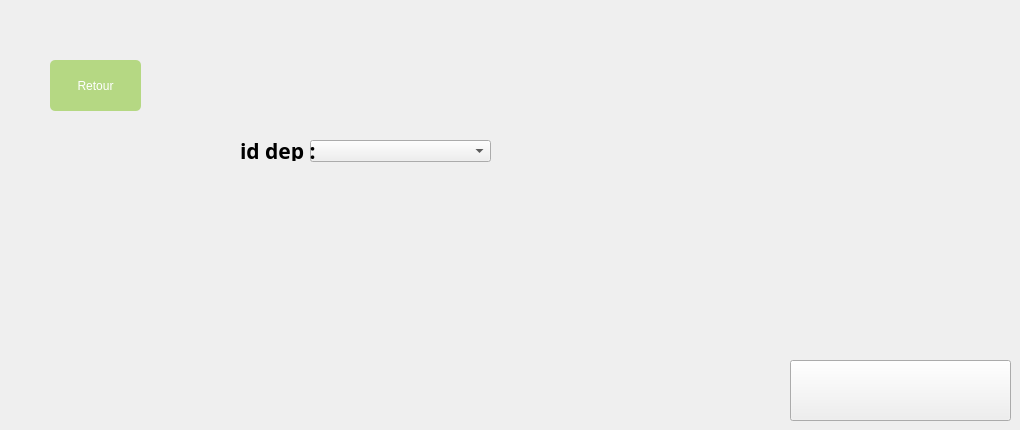
   <widget class="QWidget" name="page_8">
    <widget class="QComboBox" name="combosupdep">
     <property name="geometry">
      <rect>
       <x>310</x>
       <y>140</y>
       <width>181</width>
       <height>22</height>
      </rect>
     </property>
    </widget>
    <widget class="QPushButton" name="pushButton_28">
     <property name="geometry">
      <rect>
       <x>790</x>
       <y>360</y>
       <width>221</width>
       <height>61</height>
      </rect>
     </property>
     <property name="styleSheet">
      <string notr="true">background-image: url(:/image/Nouveau dossier/supp.png);</string>
     </property>
     <property name="text">
      <string/>
     </property>
    </widget>
    <widget class="QLabel" name="label_16">
     <property name="geometry">
      <rect>
       <x>240</x>
       <y>140</y>
       <width>91</width>
       <height>21</height>
      </rect>
     </property>
     <property name="font">
      <font>
       <family>Rockwell Condensed</family>
       <pointsize>16</pointsize>
       <weight>75</weight>
       <bold>true</bold>
      </font>
     </property>
     <property name="text">
      <string>id dep :</string>
     </property>
    </widget>
    <widget class="QPushButton" name="pushButton_30">
     <property name="geometry">
      <rect>
       <x>50</x>
       <y>60</y>
       <width>91</width>
       <height>51</height>
      </rect>
     </property>
     <property name="styleSheet">
      <string notr="true">
QPushButton {
	
padding: 1px;
border-style: solid;
border: 2px solid gray;
border-radius: 8px;
background-color: rgb(181, 216, 131);
border:2px solid #000;
}
QPushButton {

     color: #fff !important;
text-transform: uppercase;
text-decoration: none;
background: #b5d883;
padding: 20px;
border-radius: 5px;
display: inline-block;
border: none;
transition: all 0.4s ease 0s;
 }
 QPushButton:hover {
background-image: url(:/image/Nouveau dossier/check-mark.png);
     background: #f68623;
letter-spacing: 1px;
-webkit-box-shadow: 0px 5px 40px -10px rgba(0,0,0,0.55);
-moz-box-shadow: 0px 5px 40px -10px rgba(0,0,0,0.55);
box-shadow: 5px 40px -10px rgba(0,0,0,0.55);
transition: all 0.4s ease 0s;
 }</string>
     </property>
     <property name="text">
      <string>Retour</string>
     </property>
    </widget>
   </widget>
